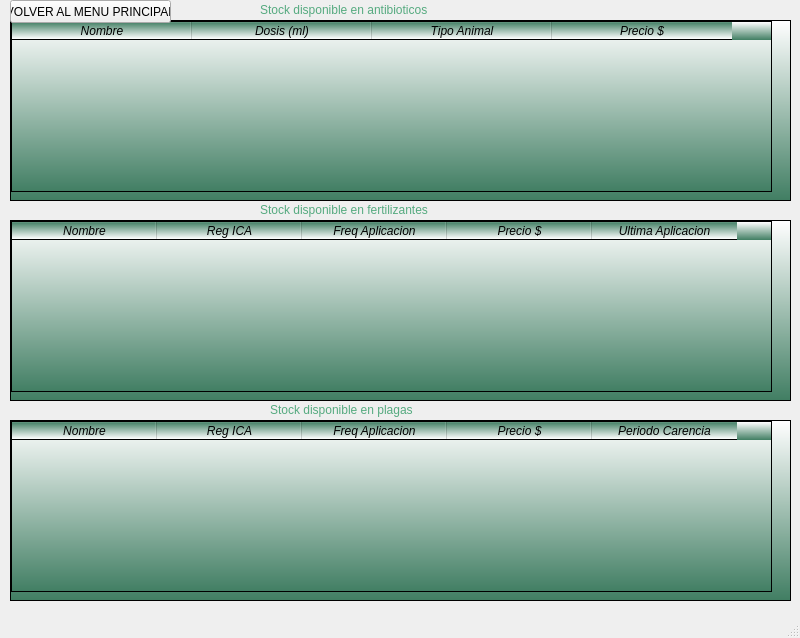
<?xml version="1.0" encoding="UTF-8"?>
<ui version="4.0">
 <class>MainWindow</class>
 <widget class="QMainWindow" name="MainWindow">
  <property name="geometry">
   <rect>
    <x>0</x>
    <y>0</y>
    <width>800</width>
    <height>638</height>
   </rect>
  </property>
  <property name="windowTitle">
   <string>MainWindow</string>
  </property>
  <property name="styleSheet">
   <string notr="true"/>
  </property>
  <widget class="QWidget" name="centralwidget">
   <widget class="QLabel" name="label">
    <property name="geometry">
     <rect>
      <x>260</x>
      <y>0</y>
      <width>301</width>
      <height>20</height>
     </rect>
    </property>
    <property name="styleSheet">
     <string notr="true">color: rgb(85, 170, 127);
font: 87 12pt &quot;Arial Black&quot;;</string>
    </property>
    <property name="text">
     <string>Stock disponible en antibioticos</string>
    </property>
   </widget>
   <widget class="QScrollArea" name="scrollArea_antibioticos">
    <property name="geometry">
     <rect>
      <x>10</x>
      <y>20</y>
      <width>781</width>
      <height>181</height>
     </rect>
    </property>
    <property name="styleSheet">
     <string notr="true">background-color: qlineargradient(spread:repeat, x1:1, y1:1, x2:1, y2:0, stop:0 rgba(65, 126, 99, 255), stop:1 rgba(255, 255, 255, 255));</string>
    </property>
    <property name="widgetResizable">
     <bool>true</bool>
    </property>
    <widget class="QWidget" name="scrollAreaWidgetContents">
     <property name="geometry">
      <rect>
       <x>0</x>
       <y>0</y>
       <width>779</width>
       <height>179</height>
      </rect>
     </property>
     <widget class="QTableWidget" name="TablaAntibioticos">
      <property name="geometry">
       <rect>
        <x>0</x>
        <y>0</y>
        <width>761</width>
        <height>171</height>
       </rect>
      </property>
      <property name="font">
       <font>
        <italic>true</italic>
       </font>
      </property>
      <attribute name="horizontalHeaderDefaultSectionSize">
       <number>180</number>
      </attribute>
      <attribute name="verticalHeaderDefaultSectionSize">
       <number>23</number>
      </attribute>
      <column>
       <property name="text">
        <string>Nombre</string>
       </property>
      </column>
      <column>
       <property name="text">
        <string>Dosis (ml)</string>
       </property>
      </column>
      <column>
       <property name="text">
        <string>Tipo Animal</string>
       </property>
      </column>
      <column>
       <property name="text">
        <string>Precio $</string>
       </property>
      </column>
     </widget>
    </widget>
   </widget>
   <widget class="QLabel" name="label_2">
    <property name="geometry">
     <rect>
      <x>260</x>
      <y>200</y>
      <width>301</width>
      <height>20</height>
     </rect>
    </property>
    <property name="styleSheet">
     <string notr="true">color: rgb(85, 170, 127);
font: 87 12pt &quot;Arial Black&quot;;</string>
    </property>
    <property name="text">
     <string>Stock disponible en fertilizantes</string>
    </property>
   </widget>
   <widget class="QScrollArea" name="scrollAreaFertilizantes">
    <property name="geometry">
     <rect>
      <x>10</x>
      <y>220</y>
      <width>781</width>
      <height>181</height>
     </rect>
    </property>
    <property name="styleSheet">
     <string notr="true">background-color: qlineargradient(spread:repeat, x1:1, y1:1, x2:1, y2:0, stop:0 rgba(65, 126, 99, 255), stop:1 rgba(255, 255, 255, 255));</string>
    </property>
    <property name="widgetResizable">
     <bool>true</bool>
    </property>
    <widget class="QWidget" name="scrollAreaWidgetContents_2">
     <property name="geometry">
      <rect>
       <x>0</x>
       <y>0</y>
       <width>779</width>
       <height>179</height>
      </rect>
     </property>
     <widget class="QTableWidget" name="TablaFertilizantes">
      <property name="geometry">
       <rect>
        <x>0</x>
        <y>0</y>
        <width>761</width>
        <height>171</height>
       </rect>
      </property>
      <property name="font">
       <font>
        <italic>true</italic>
       </font>
      </property>
      <attribute name="horizontalHeaderDefaultSectionSize">
       <number>145</number>
      </attribute>
      <column>
       <property name="text">
        <string>Nombre</string>
       </property>
      </column>
      <column>
       <property name="text">
        <string>Reg ICA</string>
       </property>
      </column>
      <column>
       <property name="text">
        <string>Freq Aplicacion</string>
       </property>
      </column>
      <column>
       <property name="text">
        <string>Precio $</string>
       </property>
      </column>
      <column>
       <property name="text">
        <string>Ultima Aplicacion</string>
       </property>
      </column>
     </widget>
    </widget>
   </widget>
   <widget class="QLabel" name="label_3">
    <property name="geometry">
     <rect>
      <x>270</x>
      <y>400</y>
      <width>261</width>
      <height>20</height>
     </rect>
    </property>
    <property name="styleSheet">
     <string notr="true">color: rgb(85, 170, 127);
font: 87 12pt &quot;Arial Black&quot;;</string>
    </property>
    <property name="text">
     <string>Stock disponible en plagas</string>
    </property>
   </widget>
   <widget class="QScrollArea" name="scrollAreaPlagas">
    <property name="geometry">
     <rect>
      <x>10</x>
      <y>420</y>
      <width>781</width>
      <height>181</height>
     </rect>
    </property>
    <property name="styleSheet">
     <string notr="true">background-color: qlineargradient(spread:repeat, x1:1, y1:1, x2:1, y2:0, stop:0 rgba(65, 126, 99, 255), stop:1 rgba(255, 255, 255, 255));</string>
    </property>
    <property name="widgetResizable">
     <bool>true</bool>
    </property>
    <widget class="QWidget" name="scrollAreaWidgetContents_3">
     <property name="geometry">
      <rect>
       <x>0</x>
       <y>0</y>
       <width>779</width>
       <height>179</height>
      </rect>
     </property>
     <widget class="QTableWidget" name="TablaPlagas">
      <property name="geometry">
       <rect>
        <x>0</x>
        <y>0</y>
        <width>761</width>
        <height>171</height>
       </rect>
      </property>
      <property name="font">
       <font>
        <italic>true</italic>
       </font>
      </property>
      <attribute name="horizontalHeaderMinimumSectionSize">
       <number>23</number>
      </attribute>
      <attribute name="horizontalHeaderDefaultSectionSize">
       <number>145</number>
      </attribute>
      <attribute name="verticalHeaderDefaultSectionSize">
       <number>23</number>
      </attribute>
      <column>
       <property name="text">
        <string>Nombre</string>
       </property>
      </column>
      <column>
       <property name="text">
        <string>Reg ICA</string>
       </property>
      </column>
      <column>
       <property name="text">
        <string>Freq Aplicacion</string>
       </property>
      </column>
      <column>
       <property name="text">
        <string>Precio $</string>
       </property>
      </column>
      <column>
       <property name="text">
        <string>Periodo Carencia</string>
       </property>
      </column>
     </widget>
    </widget>
   </widget>
   <widget class="QPushButton" name="BotonVolverMenuPrincipal">
    <property name="geometry">
     <rect>
      <x>10</x>
      <y>0</y>
      <width>161</width>
      <height>23</height>
     </rect>
    </property>
    <property name="text">
     <string>VOLVER AL MENU PRINCIPAL</string>
    </property>
   </widget>
  </widget>
  <widget class="QMenuBar" name="menubar">
   <property name="geometry">
    <rect>
     <x>0</x>
     <y>0</y>
     <width>800</width>
     <height>21</height>
    </rect>
   </property>
  </widget>
  <widget class="QStatusBar" name="statusbar"/>
 </widget>
 <resources/>
 <connections/>
</ui>
